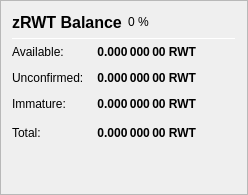
                   <widget class="QFrame" name="frame_ZerocoinBalances">
                    <property name="frameShape">
                     <enum>QFrame::StyledPanel</enum>
                    </property>
                    <property name="frameShadow">
                     <enum>QFrame::Raised</enum>
                    </property>
                    <layout class="QVBoxLayout" name="verticalLayout_7">
                     <item>
                      <layout class="QHBoxLayout" name="horizontalLayout_8" stretch="0,0,0">
                       <item>
                        <widget class="QLabel" name="label_5z_3">
                         <property name="minimumSize">
                          <size>
                           <width>0</width>
                           <height>20</height>
                          </size>
                         </property>
                         <property name="font">
                          <font>
                           <pointsize>12</pointsize>
                           <weight>75</weight>
                           <bold>true</bold>
                          </font>
                         </property>
                         <property name="text">
                          <string>zRWT Balance</string>
                         </property>
                        </widget>
                       </item>
                       <item>
                        <widget class="QLabel" name="labelzRWTPercent">
                         <property name="text">
                          <string notr="true">0 %</string>
                         </property>
                        </widget>
                       </item>
                       <item>
                        <spacer name="horizontalSpacer_11">
                         <property name="orientation">
                          <enum>Qt::Horizontal</enum>
                         </property>
                         <property name="sizeHint" stdset="0">
                          <size>
                           <width>40</width>
                           <height>20</height>
                          </size>
                         </property>
                        </spacer>
                       </item>
                      </layout>
                     </item>
                     <item>
                      <widget class="Line" name="line_ZerocoinBalance">
                       <property name="minimumSize">
                        <size>
                         <width>0</width>
                         <height>1</height>
                        </size>
                       </property>
                       <property name="maximumSize">
                        <size>
                         <width>16777215</width>
                         <height>1</height>
                        </size>
                       </property>
                       <property name="orientation">
                        <enum>Qt::Horizontal</enum>
                       </property>
                      </widget>
                     </item>
                     <item>
                      <layout class="QGridLayout" name="gridLayout_5">
                       <property name="spacing">
                        <number>12</number>
                       </property>
                       <item row="1" column="0">
                        <widget class="QLabel" name="labelzBalanceMatureText">
                         <property name="toolTip">
                          <string>Mature: more than 20 confirmation and more than 1 mint of the same denomination after it was minted.
These zRWT are spendable.</string>
                         </property>
                         <property name="text">
                          <string>Available:</string>
                         </property>
                        </widget>
                       </item>
                       <item row="1" column="1">
                        <widget class="QLabel" name="labelzBalanceMature">
                         <property name="font">
                          <font>
                           <weight>75</weight>
                           <bold>true</bold>
                          </font>
                         </property>
                         <property name="toolTip">
                          <string>Mature: more than 20 confirmation and more than 1 mint of the same denomination after it was minted.
These zRWT are spendable.</string>
                         </property>
                         <property name="text">
                          <string notr="true">0.000 000 00 RWT</string>
                         </property>
                         <property name="alignment">
                          <set>Qt::AlignRight|Qt::AlignTrailing|Qt::AlignVCenter</set>
                         </property>
                        </widget>
                       </item>
                       <item row="2" column="0">
                        <widget class="QLabel" name="labelzBalanceUnconfirmedText">
                         <property name="toolTip">
                          <string>Unconfirmed: less than 20 confirmations
Immature: confirmed, but less than 1 mint of the same denomination after it was minted</string>
                         </property>
                         <property name="text">
                          <string>Unconfirmed:</string>
                         </property>
                        </widget>
                       </item>
                       <item row="2" column="1">
                        <widget class="QLabel" name="labelzBalanceUnconfirmed">
                         <property name="font">
                          <font>
                           <weight>75</weight>
                           <bold>true</bold>
                          </font>
                         </property>
                         <property name="toolTip">
                          <string>Unconfirmed: less than 20 confirmations
Immature: confirmed, but less than 1 mint of the same denomination after it was minted</string>
                         </property>
                         <property name="text">
                          <string notr="true">0.000 000 00 RWT</string>
                         </property>
                         <property name="alignment">
                          <set>Qt::AlignRight|Qt::AlignTrailing|Qt::AlignVCenter</set>
                         </property>
                        </widget>
                       </item>
                       <item row="3" column="0">
                        <widget class="QLabel" name="labelzBalanceImmatureText">
                         <property name="toolTip">
                          <string>Unconfirmed: less than 20 confirmations
Immature: confirmed, but less than 1 mint of the same denomination after it was minted</string>
                         </property>
                         <property name="text">
                          <string>Immature:</string>
                         </property>
                        </widget>
                       </item>
                       <item row="3" column="1">
                        <widget class="QLabel" name="labelzBalanceImmature">
                         <property name="font">
                          <font>
                           <weight>75</weight>
                           <bold>true</bold>
                          </font>
                         </property>
                         <property name="toolTip">
                          <string>Unconfirmed: less than 20 confirmations
Immature: confirmed, but less than 1 mint of the same denomination after it was minted</string>
                         </property>
                         <property name="text">
                          <string notr="true">0.000 000 00 RWT</string>
                         </property>
                         <property name="alignment">
                          <set>Qt::AlignRight|Qt::AlignTrailing|Qt::AlignVCenter</set>
                         </property>
                        </widget>
                       </item>
                       <item row="4" column="0">
                        <widget class="QLabel" name="labelzBalanceText">
                         <property name="toolTip">
                          <string>Your current zRWT balance, unconfirmed and immature zRWT included.</string>
                         </property>
                         <property name="text">
                          <string>Total:</string>
                         </property>
                        </widget>
                       </item>
                       <item row="4" column="1">
                        <widget class="QLabel" name="labelzBalance">
                         <property name="font">
                          <font>
                           <weight>75</weight>
                           <bold>true</bold>
                          </font>
                         </property>
                         <property name="cursor">
                          <cursorShape>IBeamCursor</cursorShape>
                         </property>
                         <property name="toolTip">
                          <string>Your current zRWT balance, unconfirmed and immature zRWT included.</string>
                         </property>
                         <property name="text">
                          <string notr="true">0.000 000 00 RWT</string>
                         </property>
                         <property name="alignment">
                          <set>Qt::AlignRight|Qt::AlignTrailing|Qt::AlignVCenter</set>
                         </property>
                         <property name="textInteractionFlags">
                          <set>Qt::LinksAccessibleByMouse|Qt::TextSelectableByKeyboard|Qt::TextSelectableByMouse</set>
                         </property>
                        </widget>
                       </item>
                       <item row="4" column="2">
                        <spacer name="horizontalSpacer_4">
                         <property name="orientation">
                          <enum>Qt::Horizontal</enum>
                         </property>
                         <property name="sizeHint" stdset="0">
                          <size>
                           <width>40</width>
                           <height>20</height>
                          </size>
                         </property>
                        </spacer>
                       </item>
                      </layout>
                     </item>
                     <item>
                      <spacer name="verticalSpacer_4">
                       <property name="orientation">
                        <enum>Qt::Vertical</enum>
                       </property>
                       <property name="sizeHint" stdset="0">
                        <size>
                         <width>20</width>
                         <height>40</height>
                        </size>
                       </property>
                      </spacer>
                     </item>
                    </layout>
                   </widget>
